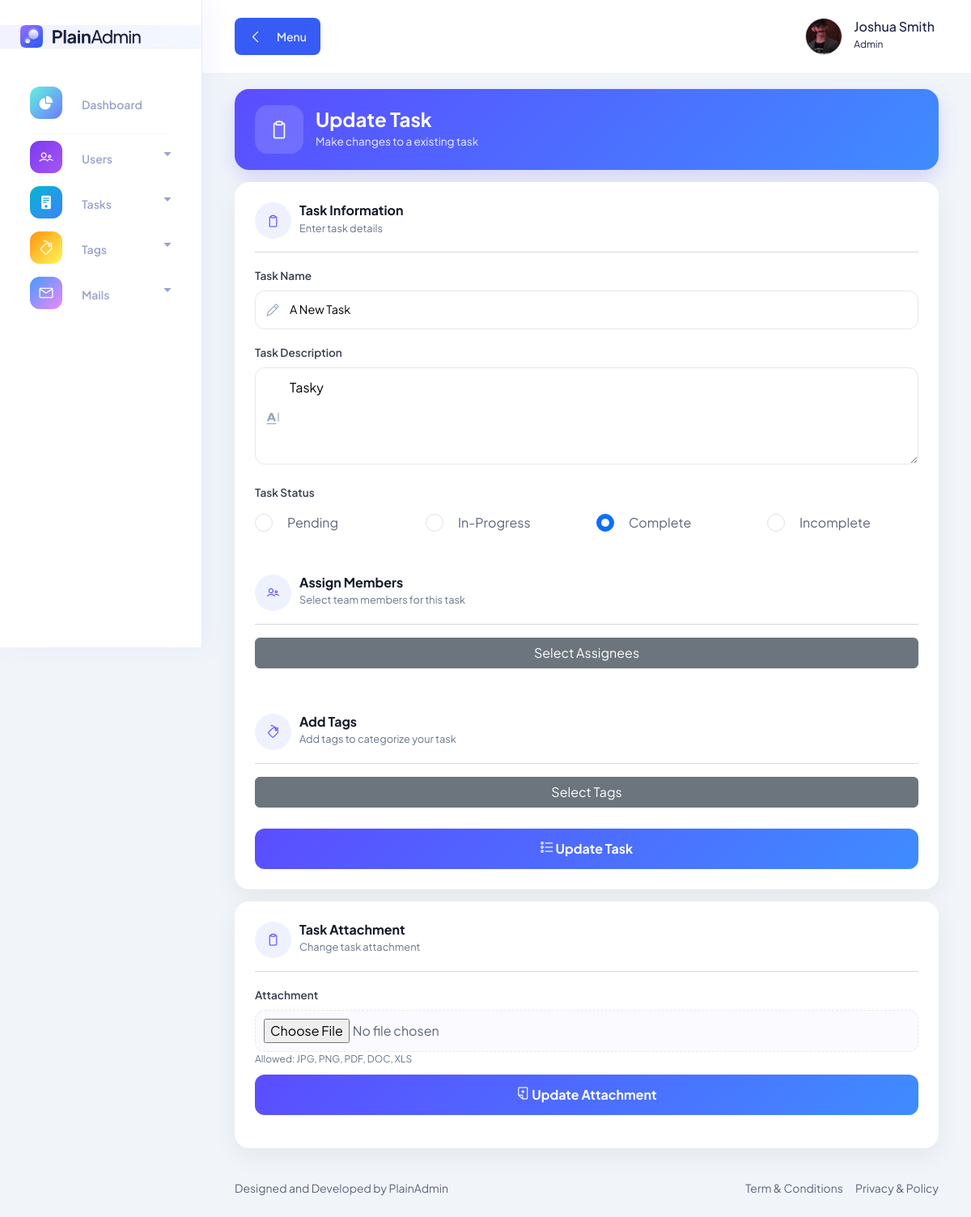
/pages/tasks/edit.task.php?task_id=4 (signed in), run on an earlier commit of the app's database.
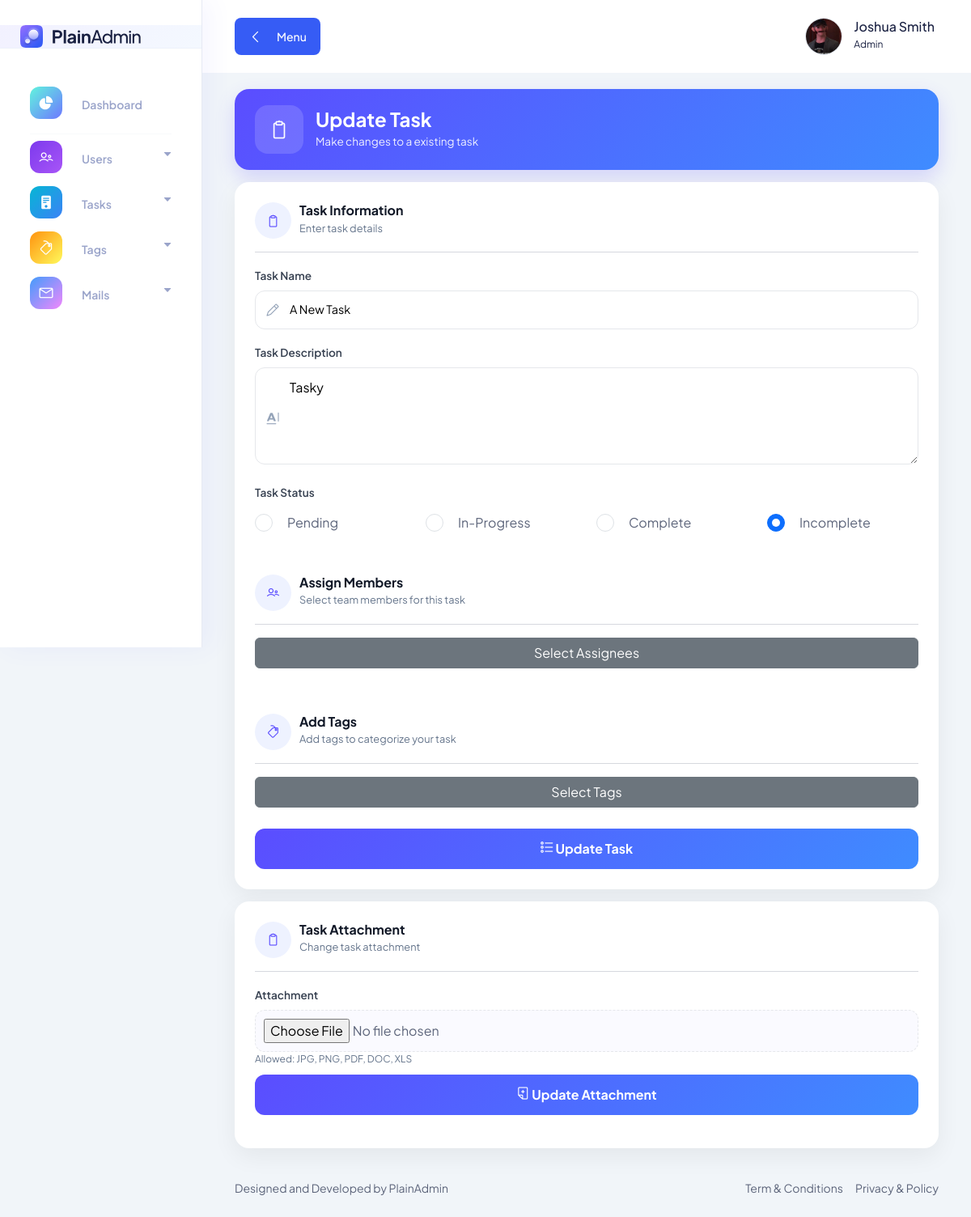
And on a later commit of the database.
### tables this page shows
CREATE TABLE `tasks_tbl` (
  `task_id` int(11) NOT NULL AUTO_INCREMENT,
  `task_name` varchar(100) NOT NULL,
  `task_description` varchar(100) NOT NULL,
  `task_status` int(11) NOT NULL DEFAULT 1,
  `task_attachment` varchar(255) DEFAULT NULL,
  `task_submit` varchar(255) DEFAULT NULL,
  `submission_text` text DEFAULT NULL,
  `submitted_by` varchar(255) DEFAULT '',
  `submitted_at` datetime DEFAULT NULL,
  PRIMARY KEY (`task_id`)
);

CREATE TABLE `task_status_tbl` (
  `status_id` int(11) NOT NULL AUTO_INCREMENT,
  `status` varchar(100) NOT NULL,
  PRIMARY KEY (`status_id`)
);

### pages/tasks/edit.task.php (the view, shortened to what the changed rows need)
<?php require_once "../../includes/conn.php"; ?>
<!DOCTYPE html>
<html lang="en">
<head>
    <?php include_once "../../includes/components/links.php"; ?>
</head>
<body>
    <?php
    $task_id = $_GET['task_id'];
    $select_task = mysqli_query($conn, "SELECT * FROM tasks_tbl WHERE task_id = '$task_id'");
    $task = mysqli_fetch_array($select_task);
    ?>
    <main class="main-wrapper">
        <section class="section">
            <div class="container-fluid">
                <div class="page-header">
                    <div>
                        <h2 class="header-title">Update Task</h2>
                    </div>
                </div>
                <form action="ctrlData/ctrl.update.task.php?task_id=<?php echo $task_id; ?>" method="POST"
                    enctype="multipart/form-data">
                    <div class="glass-card">
                        <div class="row">
                            <div class="col-md-12 mb-3">
                                <div class="input-group-custom">
                                    <i class="lni lni-pencil"></i>
                                    <input type="text" name="taskname" class="input-custom"
                                        value="<?php echo $task['task_name']; ?>" required>
                                </div>
                            </div>
                            <div class="col-md-12 mb-3">
                                <div class="input-group-custom">
                                    <i class="lni lni-text-format"></i>
                                    <textarea name="taskdescription"
                                        placeholder="Write task details..."><?php echo $task['task_description']; ?></textarea>
                                </div>
                            </div>
                            <div class="col-md-12 mb-3">
                                <div class="input-group-custom row">
                                    <?php
                                    $task_statuses = mysqli_query($conn, "SELECT * FROM task_status_tbl");
                                    while ($task_status = mysqli_fetch_array($task_statuses)) {
                                        ?>
                                        <div class="col">
                                            <div class="form-check radio-style mb-20">
                                                <input class="form-check-input" type="radio"
                                                    value="<?php echo $task_status['status_id'] ?>"
                                                    id="statusradio-<?php echo $task_status['status_id'] ?>"
                                                    name="taskstatus" required <?php if ($task['task_status'] == $task_status['status_id'])
                                                        echo "checked"; ?>>
                                                <label class="form-check-label"
                                                    for="statusradio-<?php echo $task_status['status_id'] ?>">
                                                    <?php echo $task_status['status'] ?>
                                                </label>
                                            </div>
                                        </div>
                                        <?php
                                    }
                                    ?>
                                </div>
                            </div>
                        </div>
                        <br>
                    </div>
                </form>
            </div>
        </section>
    </main>
    <?php include_once "../../includes/components/scripts.php"; ?>
</body>
</html>

What changed in the data, as far as the page shows it:
changed tasks_tbl "A New Task": task_status "☑ Complete" → "☐ Complete"; task_status "☐ Incomplete" → "☑ Incomplete"
